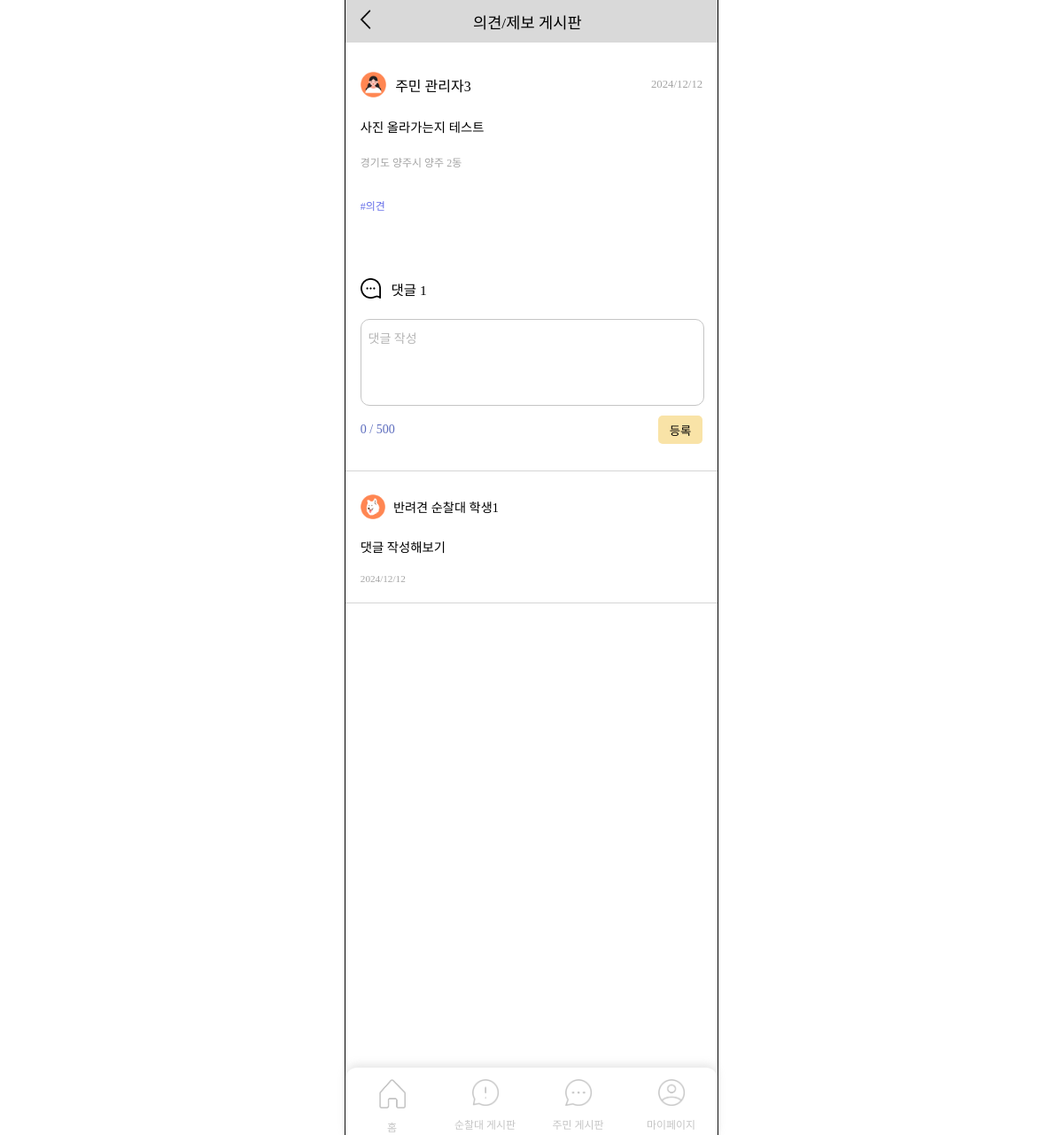
The app's page /boards/people-board-detail/30/, older data.
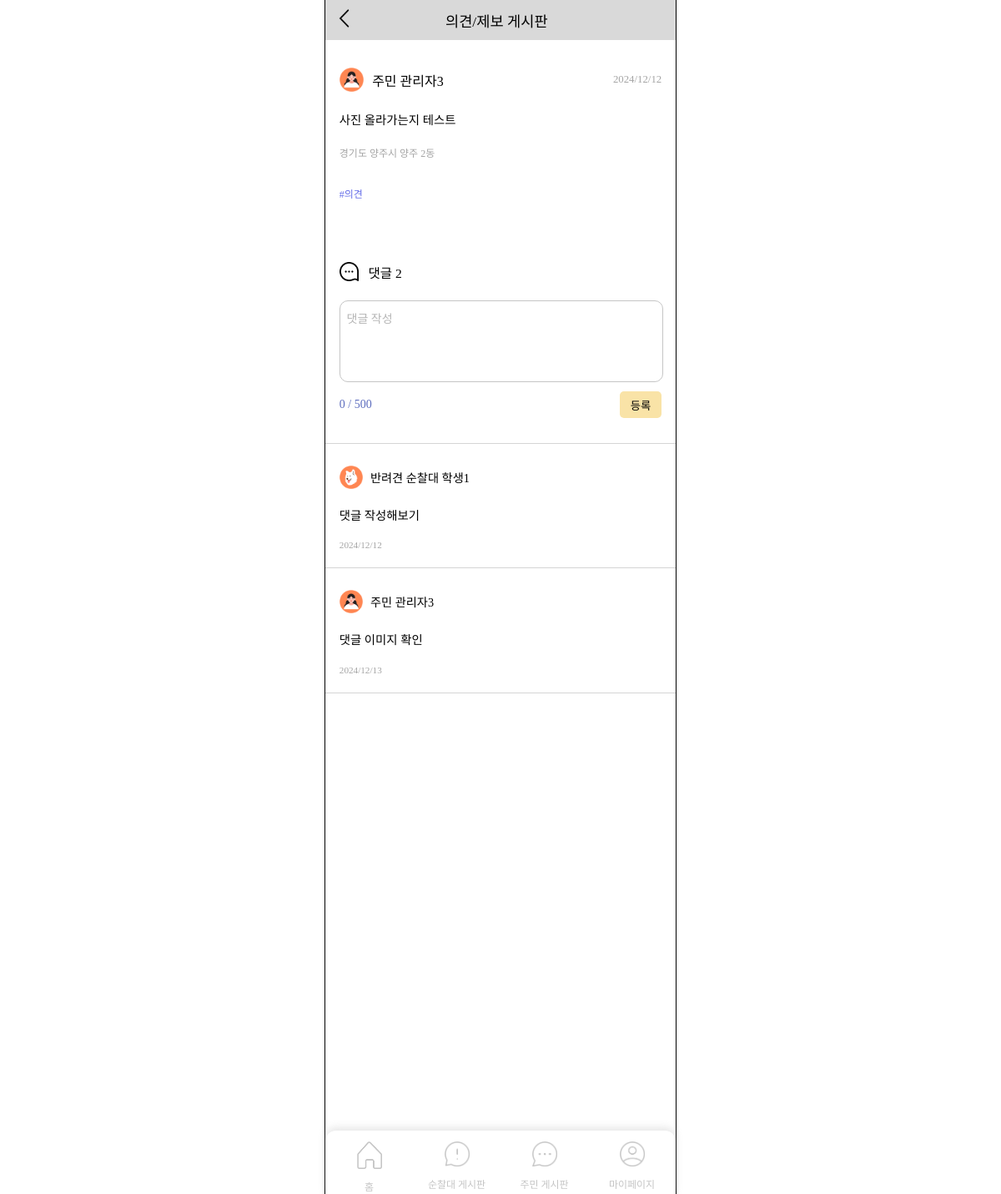
The same page, newer data.
### boards/models.py (models this page shows)
class Board(models.Model):
    user = models.ForeignKey(settings.AUTH_USER_MODEL, on_delete=models.CASCADE)
    region_sido = models.CharField(null=False, max_length=30, blank=False)
    region_sigungu = models.CharField(null=False, max_length=30, blank=False)
    region_dong = models.CharField(null=False, max_length=30, blank=False)
    created_at = models.DateTimeField(auto_now_add=True)
    image_path = models.ImageField(upload_to='boards/', null=True, blank=True)
    content = models.TextField(null=False, blank=False)
    board_type = models.ForeignKey(BoardType, on_delete=models.CASCADE, null=False, blank=False)

class BoardType(models.Model):
    type_name = models.CharField(max_length=10, null=False, blank=False)

class Comment(models.Model):
    board = models.ForeignKey(Board, on_delete=models.CASCADE)
    user = models.ForeignKey(settings.AUTH_USER_MODEL, on_delete=models.CASCADE)
    content = models.TextField(null=False, blank=False)
    created_at = models.DateTimeField(auto_now_add=True)

### accounts/models.py (models this page shows, shortened)
class Member(AbstractBaseUser):
    user_id = models.CharField(primary_key=True, max_length=15, null=False, blank=False, unique=True)
    email = models.EmailField(max_length=100, null=False, blank=False, unique=True)
    nickname = models.CharField(null=False, max_length=8, blank=False)
    region_sido = models.CharField(null=False, max_length=30, blank=False)
    region_sigungu = models.CharField(null=False, max_length=30, blank=False)
    region_dong = models.CharField(null=False, max_length=30, blank=False)
    member_type = models.ForeignKey(MemberType, on_delete=models.CASCADE, null=False, blank=False)
    is_active = models.BooleanField(default=True)
    is_admin = models.BooleanField(default=False)
    objects = UserManager()
    USERNAME_FIELD = 'user_id'
    REQUIRED_FIELDS = ['email', 'nickname', 'region_sido', 'region_sigungu', 'region_dong', 'member_type']

class MemberType(models.Model):
    type_name = models.CharField(max_length=10)
    def __str__(self):
        return self.type_name

### boards/views.py (the view)
# urls.py: path('people-board-detail/<int:id>/', views.people_board_detail, name='people_board_detail'),
def people_board_detail(request, id):
    board = Board.objects.get(id=id)
    if request.method == 'POST':
        form = CommentForm(request.POST)
        if form.is_valid():
            comment = form.save(commit=False)
            comment.board = board
            comment.user = request.user
            comment.save()
            return redirect('boards:people_board_detail', id=id)
    else:
        form = CommentForm()
    comments = Comment.objects.filter(board=board) # 댓글 가져오기
    if board.board_type.id == 2:
        location = BoardLocation.objects.get(board=board)
        context = {
            'board': board,
            'location': location,
            'comments': comments,
            'comment_count': comments.count(),
        }
    else: context = {
        'board': board,
        'comments': comments,
        'comment_count': comments.count(),
    }
    return render(request, 'boards/people_board_detail.html', context)

### templates/boards/people_board_detail.html (shortened to what this page needs)
<!DOCTYPE html>
{% load static %}
<html lang="ko">
<head>
    <link rel="stylesheet" href="{% static 'css/people_board_detail.css' %}">
    <link rel="stylesheet" href="{% static 'css/menubar.css' %}">
    <link rel="stylesheet" as="style" crossorigin href="https://cdn.jsdelivr.net/gh/ungveloper/web-fonts/SCoreDream/font-face.css" />
    <link rel="stylesheet" as="style" crossorigin href="https://cdn.jsdelivr.net/gh/ungveloper/web-fonts/SCoreDream/font-family.css" />
</head>
<body>
    <div class="container-content">
        <div class="contents">
            <div class="content">
                <div class="top-block">
                    <div class="arrow-img">
                        <img src="{% static 'image/back.png' %}" alt="" onclick="window.history.back();">
                    </div>
                    <div class="title">의견/제보 게시판</div>
                </div>
                <div class="post-block">
                    <div class="post-header">
                        <div class="user-profile">
                            <div class="user-img"><img src="{% static 'image/people_profile.png' %}" alt=""></div>
                            <div>{{ board.user.member_type }} <span class="text-strong">{{ board.user.nickname }}</span></div>
                        </div>
                        <div class="post-date">{{ board.created_at|date:"Y/m/d"  }}</div>
                    </div>
                    <div class="post-content">
                        {{ board.content|linebreaks }}
                    </div>
                    <div class="user-region">{{ board.region_sido }} {{ board.region_sigungu }} {{ board.region_dong }}</div>
                    <div class="board-type">#{{ board.board_type.type_name }}</div>
                    <div class="comment-title-header">
                        <div class="comment-img">
                            <img src="{% static 'image/speech-bubble.png' %}" alt="">
                        </div>
                        <div class="comment-num">댓글 {{ comment_count }}</div>
                    </div>
                    <form action="{% url 'boards:people_board_detail' board.id%}" method="post" id="comment-form">
                        <textarea name="content" id="comment-area" placeholder="댓글 작성" maxlength="500" spellcheck="false"></textarea>
                        <div class="comment-form-footer">
                            <div id="text-count">0 / 500</div>
                            <div class="submit-btn">
                                <button type="submit">등록</button>
                            </div>
                        </div>
                    </form>
                </div>
                <div class="line"></div>
                {% for comment in comments %}
                    <div class="comment-block">
                        <div class="comment-block-header">
                            <div class="comment-infos">
                                <div class="comment-user-profile">
                                    {% if comment.user.member_type.type_name == '반려견 순찰대' %}
                                        <img src="{% static 'image/petrol_profile.png' %}" alt="">
                                    {% else %}
                                         <img src="{% static 'image/people_profile.png' %}" alt="">
                                    {% endif %}
                                </div>
                                <div class="comment-user-name">{{ comment.user.member_type}} <span class="text-strong">{{ comment.user.nickname }}</span></div>
                            </div>
                        </div>
                        <div class="comment-content">
                            {{ comment.content|linebreaks }}
                        </div>
                        <div class="comment-date">{{ comment.created_at|date:"Y/m/d" }}</div>
                    </div>
                {% endfor %}
            </div>
            {% include 'menubar.html' %}
        </div>
    </div>
</body>
</html>

### templates/menubar.html
{% load static %}
<div class="menu">
    <div class="menu-icons">
        <div>
            <a href="{% url 'home' %}">
                <img src="{% static 'image/menu-home.png' %}" alt="">
                <div class="menu-name">홈</div>
            </a>
        </div>
        <div>
            <a href="{% url 'boards:petrol_board' %}">
                <img src="{% static 'image/menu-petrol.png' %}" alt="">
                <div class="menu-name">순찰대 게시판</div>
            </a>
        </div>
        <div>
            <a href="{% url 'boards:people_board' %}">
                <img src="{% static 'image/menu-people.png' %}" alt="">
                <div class="menu-name">주민 게시판</div>
            </a>
        </div>
        <div>
            <a href="{% url 'accounts:mypage' %}">
                <img src="{% static 'image/menu-my.png' %}" alt="">
                <div class="menu-name">마이페이지</div>
            </a>
        </div>
    </div>
</div>

### static/css/people_board_detail.css (style rules this page uses)
body { padding: 0; margin: 0; height: 100%; }
.container-content { font-family: 'SCoreDream'; font-weight: 400; outline: 1px solid black; width: 420px; height: 100%; margin: 0 auto; display: flex; flex-direction: column; padding-bottom: 600px; z-index: 0; position: relative; }
.contents { width: 100%; display: flex; flex-direction: column; height: 100%; }
.top-block { height: 3rem; background-color: #D9D9D9; display: flex; flex-direction: row; justify-content: left; align-items: center; flex-shrink: 0; margin-bottom: 3%; }
.top-block img { width: 1.7rem; margin-left: 1rem; }
.title { font-weight: 500; font-size: 1.1rem; margin-left: 24%; }
.content { height: 100%; }
.post-block { padding: 4%; margin-bottom: 3%; }
.post-header { display: flex; flex-direction: row; justify-content: space-between; align-items: center; margin-bottom: 4%; }
.user-profile { display: flex; flex-direction: row; align-items: center; }
.user-img { width: 9%; margin: 1% 3% 0 0; }
.user-profile img { width: 100%; }
.post-date { font-size: 0.8rem; color: #A5A5A5; }
.text-strong { font-weight: 500; }
.post-content { word-break: break-all; line-height: 1.8rem; margin-bottom: 4%; font-size: 0.9rem; }
.user-region { color: #A5A5A5; font-size: 0.75rem; margin-bottom: 8%; }
.board-type { margin-bottom: 18%; color: #656EE8; font-size: 0.75rem; }
.comment-title-header { display: flex; flex-direction: row; align-items: center; margin-bottom: 5%; }
.comment-img { width: 6%; margin-right: 3%; }
.comment-img > img { width: 100%; margin-top: 15%; }
.comment-num { font-size: 0.97rem; }
#comment-area { font-family: 'SCoreDream'; width: 96%; height: 5rem; border-radius: 10px; resize: none; word-break: break-all; line-height: 1.7rem; font-size: 14px; overflow-y: hidden; padding: 2%; border: 1px solid #c5c5c5; margin-bottom: 2%; }
#comment-area::placeholder { color: #b5b5b5; }
.comment-form-footer { display: flex; flex-direction: row; justify-content: space-between; align-items: center; height: 2rem; }
.submit-btn { height: 100%; width: 13%; }
.submit-btn > button { font-family: 'SCoreDream'; border: none; background-color: #F9E3A7; border-radius: 5px; width: 100%; height: 100%; cursor: pointer; }
#text-count { font-size: 14px; color: #5D6DBE; }
.line { border-bottom: 1px solid #d5d5d5; }
.comment-block { border-bottom: 1px solid #D5D5D5; padding: 5% 4%; }
.comment-block-header { display: flex; flex-direction: row; justify-content: space-between; align-items: center; margin-bottom: 3%; }
.comment-infos { display: flex; flex-direction: row; align-items: center; width: 80%; }
.comment-user-profile { width: 9%; margin-right: 3%; }
.comment-user-profile > img { width: 100%; margin-top: 18%; }
.comment-user-name { font-size: 0.89rem; }
.comment-content { word-break: break-all; line-height: 1.8rem; margin-bottom: 3%; font-size: 0.9rem; }
.comment-date { color: #A5A5A5; font-size: 0.7rem; }
.arrow-img { cursor: pointer; }

### static/css/menubar.css (style rules this page uses)
.menu { width: 420px; height: 76px; z-index: 1; position: fixed; bottom: 0; border-radius: 0.8rem 0.8rem 0rem 0rem; background: #FFF; box-shadow: 0px -4px 8px 0px rgba(162, 162, 162, 0.25); }
.menu-icons { display: flex; flex-direction: row; flex-wrap: nowrap; justify-content: space-around; }
.menu-icons a { text-decoration: none; }
.menu-name { color: #c5c5c5; font-size: 0.75rem; margin-top: 5%; white-space: nowrap; }
.menu-icons div { text-align: center; padding-top: 3%; flex: 1; }
.menu-icons div img { width: 30px; }

Row changes from the older to the newer data that the page shows:
added Comment: user.member_type "주민", user.nickname "관리자3", content "댓글 이미지 확인", created_at "2024/12/13"
Text that changed along with them:
{{ comment_count }}: "1" → "2"
